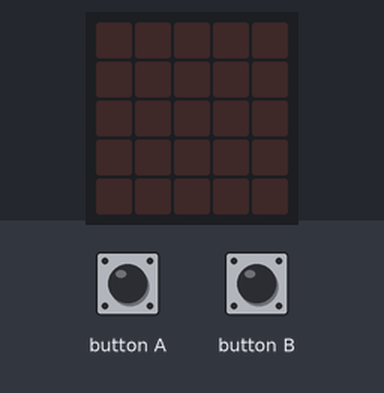
Bench run of a program on a simulated BBC micro:bit (MakeCode). Parts: the board's 5×5 LED display. The inputs (shaded band) are chosen by the test bench.

Above: at 1.2 s.
1.3 s: button A pressed for 1 s
At 3.4 s:
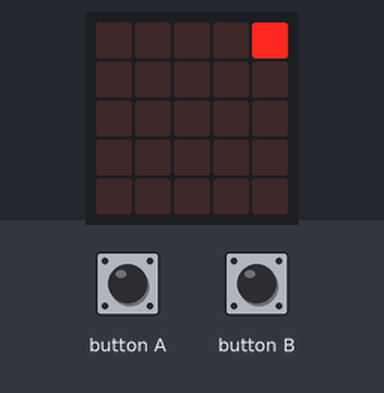
3.8 s: button B pressed for 3.2 s
At 8.1 s:
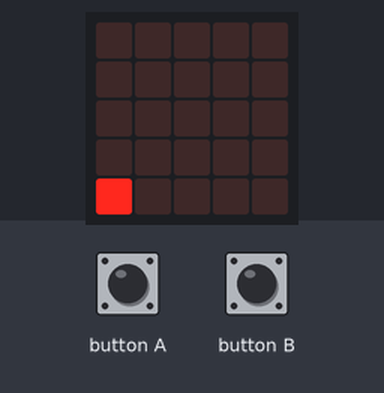
8.5 s: button A pressed for 0.15 s
At 9.1 s:
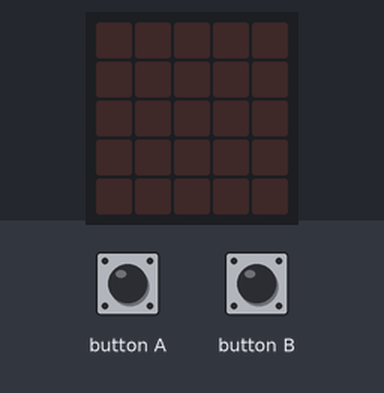
10.1 s: button B pressed for 0.15 s
At 11.3 s:
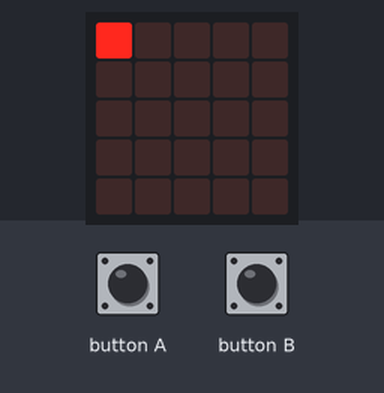
11.7 s: button A pressed for 3.2 s
At 12.8 s:
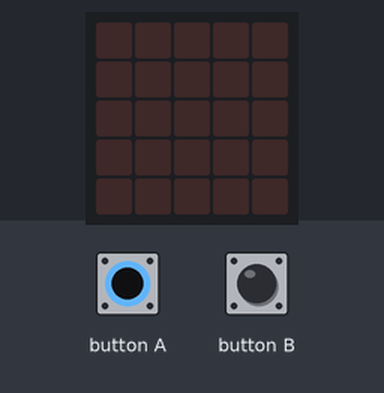
Timing chart, 0 to 14.7 s (numbered marks = the images above; inputs shaded):
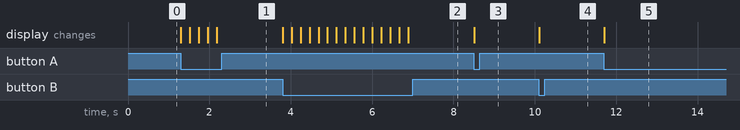

Measured:
- after the input at 1.3 s, the display: first changes at once (image 1 shows a later state)
- after the input at 3.8 s, the display: first changes at once (image 2 shows a later state)
- after the input at 8.5 s, the display: changes at once (image 3)
- after the input at 10.1 s, the display: changes at once (image 4)
- after the input at 11.7 s, the display: changes at once (image 5)

The program:

main.ts
```typescript
let value = 0
let yvalue = 0
basic.forever(function () {
    if (input.buttonIsPressed(Button.A)) {
        basic.clearScreen()
        led.plot(value, 0)
        basic.pause(200)
        value += 1
    }
    if (value > 4) {

    }
})
basic.forever(function () {
    if (input.buttonIsPressed(Button.B)) {
        basic.clearScreen()
        led.plot(0, yvalue)
        basic.pause(200)
        yvalue += 1
    }
    if (yvalue > 4) {
        yvalue = 0
    }
})
```

test.ts
```typescript
// 在這裡測試；當此封包作為擴充功能時，將不會編譯此內容。
```
